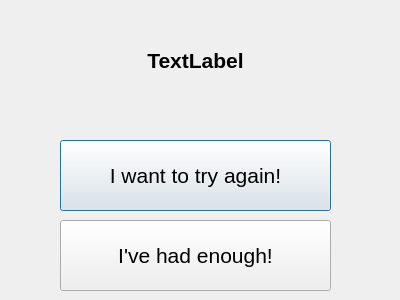
<?xml version="1.0" encoding="UTF-8"?>
<ui version="4.0">
 <class>EndWindow</class>
 <widget class="QDialog" name="EndWindow">
  <property name="geometry">
   <rect>
    <x>0</x>
    <y>0</y>
    <width>400</width>
    <height>300</height>
   </rect>
  </property>
  <property name="windowTitle">
   <string>Dialog</string>
  </property>
  <widget class="QPushButton" name="replay">
   <property name="geometry">
    <rect>
     <x>60</x>
     <y>140</y>
     <width>271</width>
     <height>71</height>
    </rect>
   </property>
   <property name="font">
    <font>
     <pointsize>16</pointsize>
    </font>
   </property>
   <property name="text">
    <string>I want to try again!</string>
   </property>
  </widget>
  <widget class="QPushButton" name="exit">
   <property name="geometry">
    <rect>
     <x>60</x>
     <y>220</y>
     <width>271</width>
     <height>71</height>
    </rect>
   </property>
   <property name="font">
    <font>
     <pointsize>16</pointsize>
    </font>
   </property>
   <property name="text">
    <string>I've had enough!</string>
   </property>
  </widget>
  <widget class="QLabel" name="label">
   <property name="geometry">
    <rect>
     <x>70</x>
     <y>10</y>
     <width>251</width>
     <height>101</height>
    </rect>
   </property>
   <property name="font">
    <font>
     <pointsize>16</pointsize>
     <bold>true</bold>
    </font>
   </property>
   <property name="text">
    <string>TextLabel</string>
   </property>
   <property name="alignment">
    <set>Qt::AlignmentFlag::AlignCenter</set>
   </property>
  </widget>
 </widget>
 <resources/>
 <connections/>
</ui>
